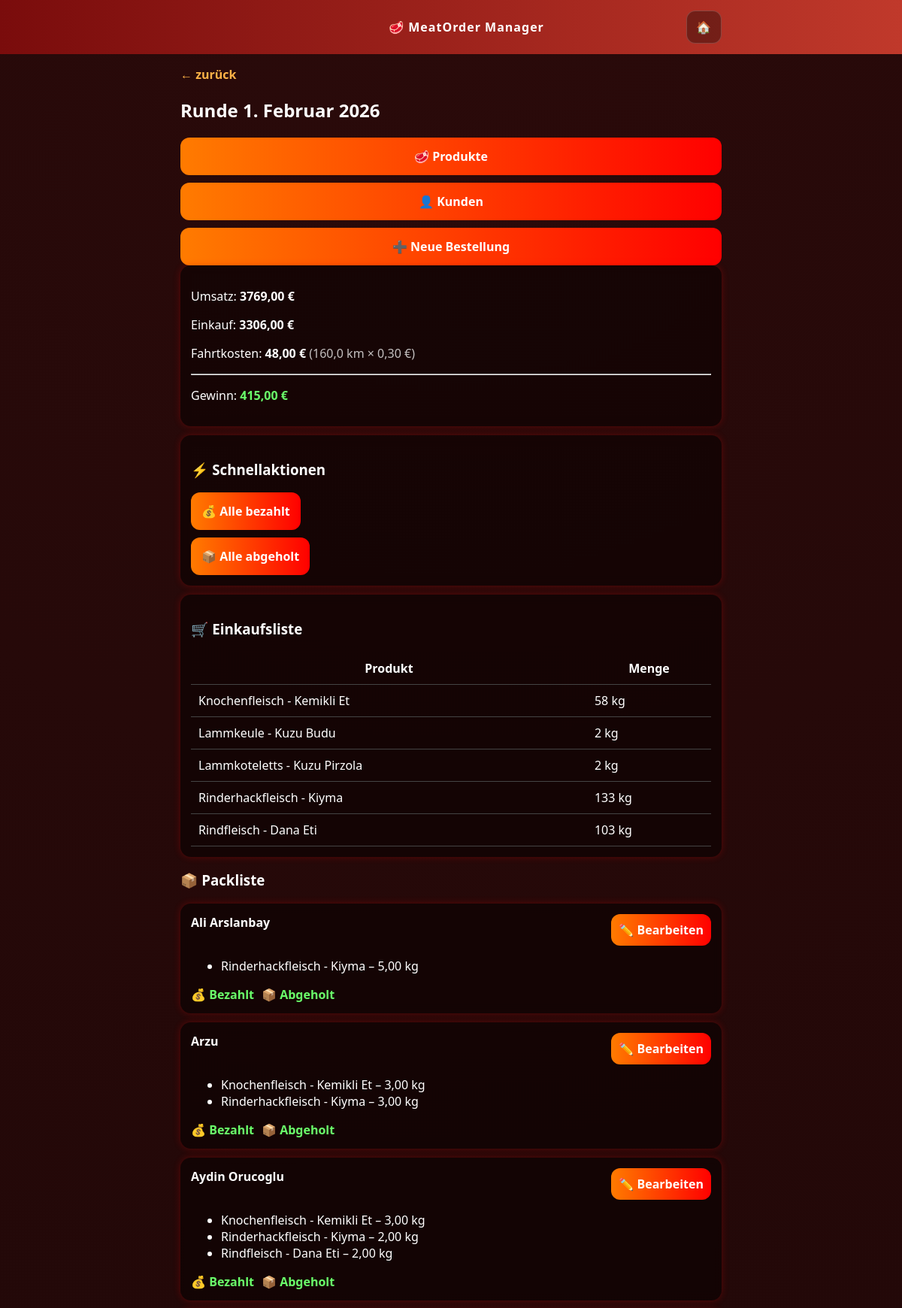
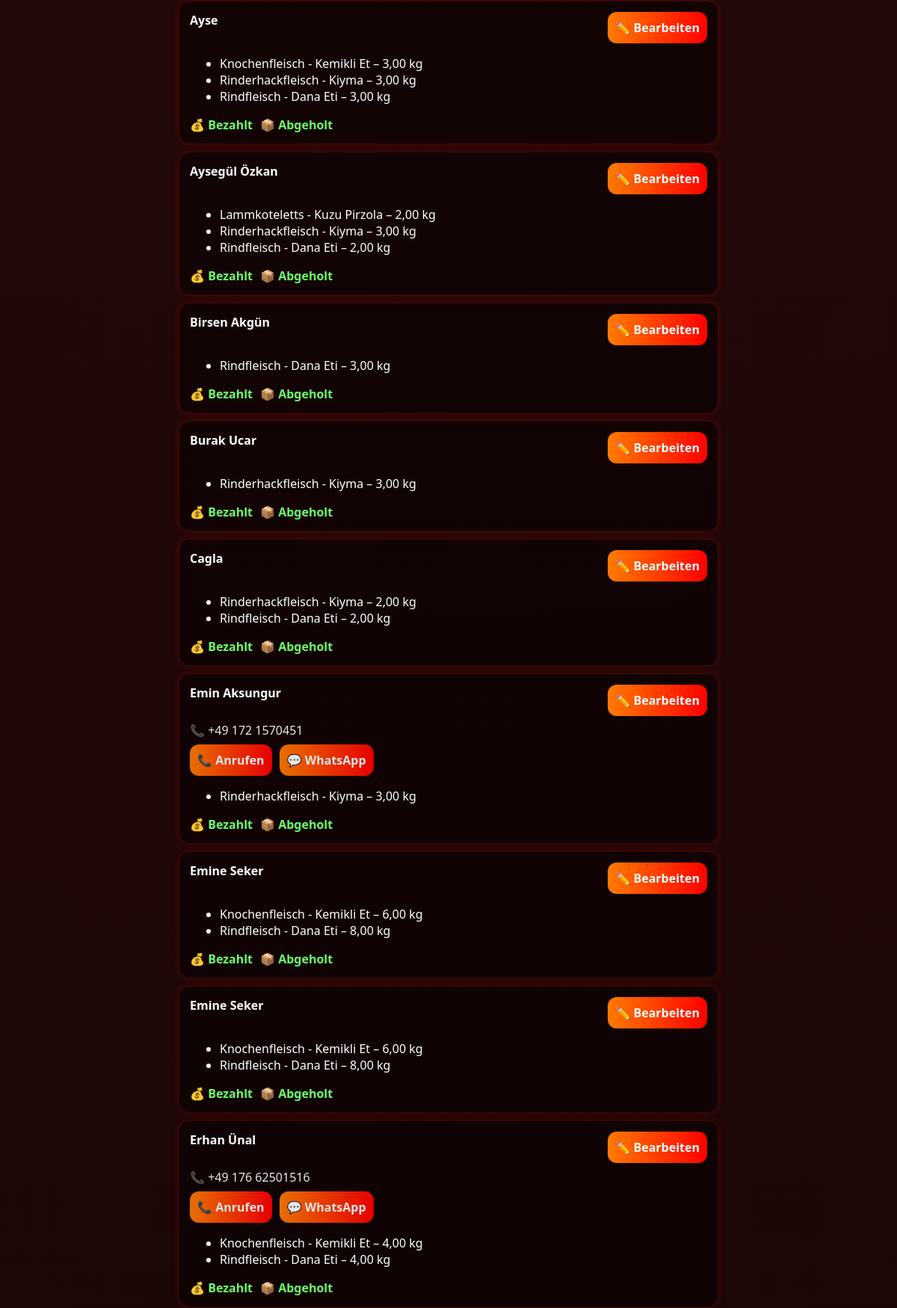
The app's page /runde/1/ (signed in, upper part) with its own data (2 pictures, top to bottom).
### core/models.py (models this page shows, shortened)
class Round(models.Model):
    date = models.DateField()
    is_active = models.BooleanField(default=False)
    travel_km = models.DecimalField(max_digits=8, decimal_places=2, default=0)

class Product(models.Model):
    name = models.CharField(max_length=120)
    unit = models.CharField(max_length=20, default="kg")
    sell_price = models.DecimalField(max_digits=10, decimal_places=2)
    buy_price = models.DecimalField(max_digits=10, decimal_places=2)
    active = models.BooleanField(default=True)

class Order(models.Model):
    class Source(models.TextChoices):
        CALL = "call", "Anruf"
        WHATSAPP = "whatsapp", "WhatsApp"
        SELF = "self", "Kunde selbst"
    customer = models.ForeignKey(Customer, on_delete=models.CASCADE)
    round = models.ForeignKey(Round, on_delete=models.CASCADE)
    source = models.CharField(max_length=20, choices=Source.choices, default=Source.CALL)
    comment = models.TextField(blank=True)
    paid = models.BooleanField(default=False)
    picked_up = models.BooleanField(default=False)
    created_at = models.DateTimeField(auto_now_add=True)

class Customer(models.Model):
    name = models.CharField(max_length=120)
    phone = models.CharField(max_length=40, blank=True)
    active = models.BooleanField(default=True)
    notes = models.TextField(blank=True)

class OrderItem(models.Model):
    order = models.ForeignKey(Order, on_delete=models.CASCADE, related_name="items")
    product = models.ForeignKey(Product, on_delete=models.PROTECT)
    quantity = models.DecimalField(max_digits=8, decimal_places=2)
    sell_price = models.DecimalField(max_digits=10, decimal_places=2, editable=False)
    buy_price = models.DecimalField(max_digits=10, decimal_places=2, editable=False)

### core/views.py (the view)
# urls.py: path("runde/<int:round_id>/", views.round_dashboard, name="round_dashboard"),
@login_required
def round_dashboard(request, round_id):
    rnd = get_object_or_404(Round, id=round_id)
    shopping_items = (
        OrderItem.objects
        .filter(order__round=rnd)
        .values("product__name", "product__unit")
        .annotate(total_qty=Sum("quantity"))
        .order_by("product__name")
    )
    orders = (
        Order.objects
        .filter(round=rnd)
        .select_related("customer")
        .prefetch_related("items__product")
        .order_by("customer__name")
    )
    totals = (
        OrderItem.objects
        .filter(order__round=rnd)
        .aggregate(
            revenue=Sum(ExpressionWrapper(F("sell_price") * F("quantity"), output_field=DecimalField())),
            cost=Sum(ExpressionWrapper(F("buy_price") * F("quantity"), output_field=DecimalField())),
        )
    )
    revenue = totals["revenue"] or Decimal("0")
    cost = totals["cost"] or Decimal("0")
    travel = calc_travel_cost_eur(rnd)
    profit = revenue - cost - travel
    return render(request, "core/round_dashboard.html", {
        "round": rnd,
        "shopping_items": shopping_items,
        "orders": orders,
        "revenue": revenue,
        "cost": cost,
        "travel": travel,
        "profit": profit,
        "km_rate": getattr(settings, "KM_RATE", Decimal("0.30")),
    })

### core/views.py (called while the page is built)
def calc_travel_cost_eur(rnd):
    km_rate = getattr(settings, "KM_RATE", Decimal("0.30"))
    return (rnd.travel_km or Decimal("0")) * km_rate

### core/templates/core/round_dashboard.html (shortened to what this page needs)
{% extends "core/base.html" %}
{% block content %}
<a href="#" data-fallback="{% url 'home' %}"
   onclick="goBack(this.dataset.fallback); return false;">← zurück</a>
<h2>Runde {{ round.date }}</h2>
<a class="btn" href="{% url 'product_list' %}">🥩 Produkte</a>
<a class="btn" href="{% url 'customer_list' %}">👤 Kunden</a>
<a class="btn" href="{% url 'quick_order' round.id %}">➕ Neue Bestellung</a>
<div class="card">
  <p>Umsatz: <strong>{{ revenue|floatformat:2 }} €</strong></p>
  <p>Einkauf: <strong>{{ cost|floatformat:2 }} €</strong></p>
  <p>
    Fahrtkosten:
    <strong>{{ travel|floatformat:2 }} €</strong>
    <span style="opacity:.75;">
      ({{ round.travel_km|floatformat:1 }} km × {{ km_rate|floatformat:2 }} €)
    </span>
  </p>
  <hr>
  {% if profit >= 0 %}
    <p>Gewinn: <strong style="color:#6aff6a;">{{ profit|floatformat:2 }} €</strong></p>
  {% else %}
    <p>Gewinn: <strong style="color:#ff6a6a;">{{ profit|floatformat:2 }} €</strong></p>
  {% endif %}
</div>
<div class="card">
  <h3>⚡ Schnellaktionen</h3>
  <form method="post" action="{% url 'round_mark_all_paid' round.id %}" style="margin-bottom:10px;"
        onsubmit="return confirm('Wirklich ALLE als bezahlt markieren?');">
    <button class="btn" type="submit">💰 Alle bezahlt</button>
  </form>
  <form method="post" action="{% url 'round_mark_all_picked' round.id %}"
        onsubmit="return confirm('Wirklich ALLE als abgeholt markieren?');">
    <button class="btn" type="submit">📦 Alle abgeholt</button>
  </form>
</div>
<div class="card">
  <h3>🛒 Einkaufsliste</h3>
  <table>
    <tr><th>Produkt</th><th>Menge</th></tr>
    {% for i in shopping_items %}
      <tr>
        <td>{{ i.product__name }}</td>
        <td>{{ i.total_qty }} {{ i.product__unit }}</td>
      </tr>
    {% empty %}
      <tr><td colspan="2">Keine Bestellungen</td></tr>
    {% endfor %}
  </table>
</div>
<h3>📦 Packliste</h3>
{% for o in orders %}
  <div class="card
    {% if not o.paid and not o.picked_up %}
      border-red
    {% elif not o.paid or not o.picked_up %}
      border-yellow
    {% else %}
      border-green
    {% endif %}
  ">
    <div style="display:flex; justify-content:space-between; gap:12px; align-items:flex-start;">
      <strong>{{ o.customer.name }}</strong>
      <a class="btn" style="padding:10px; margin-top:0;" href="{% url 'order_edit' o.id %}">✏️ Bearbeiten</a>
    </div>
    {% if o.customer.phone %}
      <div style="margin-top:8px; opacity:.9;">
        📞 {{ o.customer.phone }}
        <div style="margin-top:8px; display:flex; gap:10px; flex-wrap:wrap;">
          <a class="btn" style="padding:10px; margin-top:0;" href="tel:{{ o.customer.phone }}">📞 Anrufen</a>
          <a class="btn" style="padding:10px; margin-top:0;"
             href="https://wa.me/{{ o.customer.phone|cut:' '|cut:'+'|cut:'-'|cut:'('|cut:')' }}">💬 WhatsApp</a>
        </div>
      </div>
    {% endif %}
    <ul>
      {% for item in o.items.all %}
        <li>{{ item.product.name }} – {{ item.quantity }} {{ item.product.unit }}</li>
      {% empty %}
        <li>Keine Positionen</li>
      {% endfor %}
    </ul>
    <div style="display:flex; gap:10px; flex-wrap:wrap;">
      {% if o.paid %}
        <span style="color:#6aff6a; font-weight:700;">💰 Bezahlt</span>
      {% else %}
        <a class="btn" href="{% url 'mark_paid' o.id %}">💰 Bar erhalten</a>
      {% endif %}
      {% if o.picked_up %}
        <span style="color:#6aff6a; font-weight:700;">📦 Abgeholt</span>
      {% else %}
        <a class="btn" href="{% url 'mark_picked' o.id %}">📦 Als abgeholt</a>
      {% endif %}
    </div>
  </div>
{% empty %}
  <div class="card">Keine Bestellungen.</div>
{% endfor %}
{% endblock %}

### core/templates/core/base.html (style rules this page uses)
body { margin:0;font-family:system-ui,sans-serif;background:radial-gradient(circle at top,#2a0a0a,#0b0202);color:#fff }
a { color:#ffb347;text-decoration:none;font-weight:700 }
.card { background:rgba(0,0,0,.45); border-radius:14px; padding:14px; margin-bottom:12px; box-shadow:0 0 10px rgba(255,0,0,.25); backdrop-filter: blur(6px); }
.btn { display:block; text-align:center; padding:14px; border-radius:12px; margin-top:10px; font-weight:700; background:linear-gradient(90deg,#ff7b00,#ff0000); color:#fff; border:none; cursor:pointer; }
table { width:100%;border-collapse:collapse }
th,td { padding:10px;border-bottom:1px solid #444 }
input, select, textarea, button { font: inherit; box-sizing: border-box; }

### records on screen
Round: date "1. Februar 2026", travel_km "160,0"
Product: product__name "Knochenfleisch - Kemikli Et", total_qty "58", product__unit "kg"
Product: product__name "Lammkeule - Kuzu Budu", total_qty "2", product__unit "kg"
Product: product__name "Lammkoteletts - Kuzu Pirzola", total_qty "2", product__unit "kg"
Product: product__name "Rinderhackfleisch - Kiyma", total_qty "133", product__unit "kg"
Product: product__name "Rindfleisch - Dana Eti", total_qty "103", product__unit "kg"
Order: customer.name "Ali Arslanbay", paid "💰 Bezahlt", picked_up "📦 Abgeholt"
OrderItem: product.name "Rinderhackfleisch - Kiyma", quantity "5,00", product.unit "kg"
Order: customer.name "Arzu", paid "💰 Bezahlt", picked_up "📦 Abgeholt"
OrderItem: product.name "Knochenfleisch - Kemikli Et", quantity "3,00", product.unit "kg"
OrderItem: product.name "Rinderhackfleisch - Kiyma", quantity "3,00", product.unit "kg"
Order: customer.name "Aydin Orucoglu", paid "💰 Bezahlt", picked_up "📦 Abgeholt"
OrderItem: product.name "Knochenfleisch - Kemikli Et", quantity "3,00", product.unit "kg"
OrderItem: product.name "Rinderhackfleisch - Kiyma", quantity "2,00", product.unit "kg"
OrderItem: product.name "Rindfleisch - Dana Eti", quantity "2,00", product.unit "kg"
Order: customer.name "Ayse", paid "💰 Bezahlt", picked_up "📦 Abgeholt"
OrderItem: product.name "Knochenfleisch - Kemikli Et", quantity "3,00", product.unit "kg"
OrderItem: product.name "Rinderhackfleisch - Kiyma", quantity "3,00", product.unit "kg"
OrderItem: product.name "Rindfleisch - Dana Eti", quantity "3,00", product.unit "kg"
Order: customer.name "Aysegül Özkan", paid "💰 Bezahlt", picked_up "📦 Abgeholt"
OrderItem: product.name "Lammkoteletts - Kuzu Pirzola", quantity "2,00", product.unit "kg"
OrderItem: product.name "Rinderhackfleisch - Kiyma", quantity "3,00", product.unit "kg"
OrderItem: product.name "Rindfleisch - Dana Eti", quantity "2,00", product.unit "kg"
Order: customer.name "Birsen Akgün", paid "💰 Bezahlt", picked_up "📦 Abgeholt"
OrderItem: product.name "Rindfleisch - Dana Eti", quantity "3,00", product.unit "kg"
Order: customer.name "Burak Ucar", paid "💰 Bezahlt", picked_up "📦 Abgeholt"
OrderItem: product.name "Rinderhackfleisch - Kiyma", quantity "3,00", product.unit "kg"
Order: customer.name "Cagla", paid "💰 Bezahlt", picked_up "📦 Abgeholt"
OrderItem: product.name "Rinderhackfleisch - Kiyma", quantity "2,00", product.unit "kg"
OrderItem: product.name "Rindfleisch - Dana Eti", quantity "2,00", product.unit "kg"
Order: customer.name "Emin Aksungur", customer.phone "+49 172 1570451", paid "💰 Bezahlt", picked_up "📦 Abgeholt"
OrderItem: product.name "Rinderhackfleisch - Kiyma", quantity "3,00", product.unit "kg"
Order: customer.name "Emine Seker", paid "💰 Bezahlt", picked_up "📦 Abgeholt"
OrderItem: product.name "Knochenfleisch - Kemikli Et", quantity "6,00", product.unit "kg"
OrderItem: product.name "Rindfleisch - Dana Eti", quantity "8,00", product.unit "kg"
Order: customer.name "Emine Seker", paid "💰 Bezahlt", picked_up "📦 Abgeholt"
OrderItem: product.name "Knochenfleisch - Kemikli Et", quantity "6,00", product.unit "kg"
OrderItem: product.name "Rindfleisch - Dana Eti", quantity "8,00", product.unit "kg"
Order: customer.name "Erhan Ünal", customer.phone "+49 176 62501516", paid "💰 Bezahlt", picked_up "📦 Abgeholt"
OrderItem: product.name "Knochenfleisch - Kemikli Et", quantity "4,00", product.unit "kg"
OrderItem: product.name "Rindfleisch - Dana Eti", quantity "4,00", product.unit "kg"

### other values on screen
{{ revenue|floatformat:2 }} "3769,00"
{{ cost|floatformat:2 }} "3306,00"
{{ travel|floatformat:2 }} "48,00"
{{ km_rate|floatformat:2 }} "0,30"
{{ profit|floatformat:2 }} "415,00"
